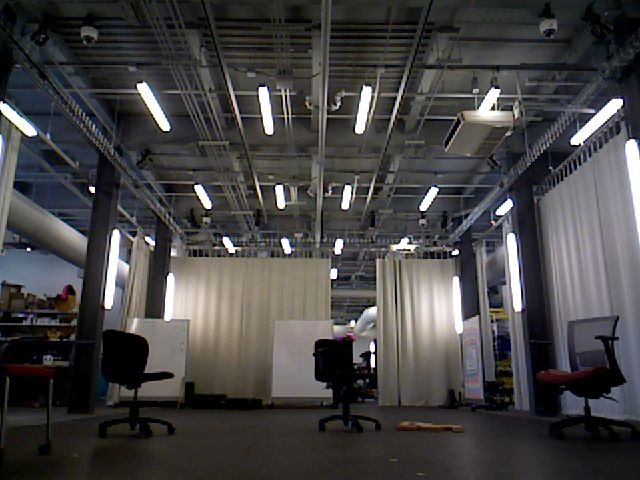
#> input picture Visual_SLAM_3DMap/src/feature_initial/data/test1.jpg, 640 x 480 px
$ python demo_orb_feature_match.py
#> lines starting #> are read from the running program, lines starting #| are printed output that depends on the picture
"""""""""""""""""""""""""""""""""""""""""""""
DESCRIPTION
This file aims to implement feature detection and matching.
It contains RANSAC to deal with outliers problem, image color contrast to deal with dark region feature detection problem.
When execute the code file, you can see a figure on the screen to show the match result before and after image color contrast.
"""""""""""""""""""""""""""""""""""""""""""""

import cv2
import numpy as np
import matplotlib.pyplot as plt

# generate homogeneous coordinate
def gen_pos(matches, img1, img2, kp1, kp2):
    good, pts1, pts2 = [], [], []
    total = len(matches)
    for i in range(total):
        match_cur = matches[i]

        good.append(match_cur)
        pts1.append(kp1[match_cur.queryIdx].pt)
        pts2.append(kp2[match_cur.trainIdx].pt)

    pts1 = np.int32(pts1)
    pts2 = np.int32(pts2)

    pts1 = np.hstack([pts1, np.ones((pts1.shape[0], 1))])
    pts2 = np.hstack([pts2, np.ones((pts2.shape[0], 1))])
    return pts1, pts2


# Estimate fundamental matrix
def FundmentEst(x1, x2):
    total = x1.shape[0]
    A = np.ones((total, 9))
    A[:, 0], A[:, 1], A[:, 2], A[:, 3] = np.einsum('i,i->i', x1[:, 0], x2[:, 0]), np.einsum('i,i->i', x1[:, 1], x2[:, 0]), x2[:, 0], np.einsum('i,i->i', x1[:, 0], x2[:, 1])
    A[:, 4], A[:, 5], A[:, 6], A[:, 7] = np.einsum('i,i->i', x1[:, 1], x2[:, 1]), x2[:, 1], x1[:, 0], x1[:, 1]

    u, d, v = np.linalg.svd(A)
    f = v[8, :]

    F_r = np.zeros((3, 3))
    F_r[0, 0], F_r[0, 1], F_r[0, 2] = f[0], f[1], f[2]
    F_r[1, 0], F_r[1, 1], F_r[1, 2] = f[3], f[4], f[5]
    F_r[2, 0], F_r[2, 1], F_r[2, 2] = f[6], f[7], f[8]

    u, d, v = np.linalg.svd(F_r)
    clean_d = np.array([[d[0], 0, 0], [0, d[1], 0], [0, 0, 0]])

    F = np.einsum('ij, jk, kl->il', u, clean_d, v)
    return F

# RANSAC
def do_RANSAC(matches, im_query, im_train, kp_query, kp_train, pos_query, pos_train, threshold):
    total = len(matches)
    max_vote, opt_F, ind_inlier = 0, np.zeros((3, 3)), 0

    for k in range(10000):
        ind = np.random.randint(0, total, (8,))
        # picked = [matches[i] for i in list(ind)]
        # F = FM.fundamental_Epi(picked, im_query, im_train, kp_query, kp_train, False)

        F = FundmentEst(pos_query[ind], pos_train[ind])
        lines = np.einsum('ji', np.einsum('ij, jk->ik', F, np.einsum('ji', pos_query)))

        error = np.einsum('ij, ij->ij', pos_train, lines)
        sum_error = np.abs(np.sum(error, axis=1)) / np.sqrt(np.square(lines[:, 0]) + np.square(lines[:, 1]))

        vote = np.sum(sum_error < threshold)
        if vote > max_vote:
            max_vote = vote
            ind_inlier = (sum_error < threshold)

            if max_vote > 0.9 * total:
                break

    pos_query_in, pos_train_in = pos_query[ind_inlier], pos_train[ind_inlier]
    opt_F = FundmentEst(pos_query_in, pos_train_in)

    ind = np.arange(0, total)
    matches_good = [matches[i] for i in list(ind[ind_inlier])]

    return matches_good, opt_F, ind_inlier, pos_query_in, pos_train_in


# feature match with original images
def orb_feature_original(im_query, im_train):
    orb = cv2.ORB_create()

    kp_query, des_query = orb.detectAndCompute(im_query, None)
    kp_train, des_train = orb.detectAndCompute(im_train, None)

    # create BFMatcher object
    bf = cv2.BFMatcher(cv2.NORM_HAMMING, crossCheck=True)
    # Match descriptors.
    matches = bf.match(des_query, des_train)

    # Sort them in the order of their distance.
    # matches = sorted(matches, key=lambda x: x.distance)

    # RANSAC
    pos_query, pos_train = gen_pos(matches, im_query, im_train, kp_query, kp_train)
    threshold = 5
    matches_good, opt_F, ind_inlier, pos_query_in, pos_train_in = do_RANSAC(matches, im_query, im_train, kp_query, kp_train, pos_query, pos_train, threshold)

    # match features
    img_match = cv2.drawMatches(im_query, kp_query, im_train, kp_train, matches_good[: 100], flags=2, outImg=1)
    return img_match


# feature match with color contrast images
def orb_feature_ReduceContrast(im_query, im_train):
    # cv2.FastFeatureDetector_create()
    maxIntensity = 255.0 # depends on dtype of image data
    x = np.arange(maxIntensity)

    # Parameters for manipulating image data
    phi = 1
    theta = 1
    # Increase intensity such that
    # dark pixels become much brighter,

    # bright pixels become slightly bright
    # refer: http://stackoverflow.com/questions/39308030/how-do-i-increase-the-contrast-of-an-image-in-python-opencv
    newImage_query = (maxIntensity / phi) * (im_query / (maxIntensity / theta)) ** 0.5
    im_query = np.array(newImage_query, dtype = np.uint8)

    newImage_train = (maxIntensity / phi) * (im_train / (maxIntensity / theta)) ** 0.5
    im_train= np.array(newImage_train, dtype = np.uint8)

    # cv2.imshow('bright', im_query)
    # cv2.waitKey(20000)

    query_hsv = cv2.cvtColor(im_query, cv2.COLOR_BGR2HSV)
    train_hsv = cv2.cvtColor(im_train, cv2.COLOR_BGR2HSV)

    # refer: http://stackoverflow.com/questions/19363293/whats-the-fastest-way-to-increase-color-image-contrast-with-opencv-in-python-c
    query_hsv[:, :, 2] = [[max(pixel - 25, 0) if pixel < 190 else min(pixel + 25, 255) for pixel in row] for row in query_hsv[:, :, 2]]
    # cv2.imshow('contrast', cv2.cvtColor(query_hsv, cv2.COLOR_HSV2BGR))

    train_hsv[:, :, 2] = [[max(pixel - 25, 0) if pixel < 190 else min(pixel + 25, 255) for pixel in row] for row in train_hsv[:, :, 2]]
    # [5 lines of commented-out code are left out]

    im_query = cv2.cvtColor(query_hsv, cv2.COLOR_HSV2BGR)
    im_train = cv2.cvtColor(train_hsv, cv2.COLOR_HSV2BGR)
    orb = cv2.ORB_create(nfeatures = 1000)

    kp_query, des_query = orb.detectAndCompute(im_query, None)
    kp_train, des_train = orb.detectAndCompute(im_train, None)

    # create BFMatcher object
    bf = cv2.BFMatcher(cv2.NORM_HAMMING, crossCheck = True)
    # Match descriptors.
    matches = bf.match(des_query, des_train)

    # RANSAC
    pos_query, pos_train = gen_pos(matches, im_query, im_train, kp_query, kp_train)
    threshold = 5
    matches_good, opt_F, ind_inlier, pos_query_in, pos_train_in = do_RANSAC(matches, im_query, im_train, kp_query, kp_train, pos_query, pos_train, threshold)

    img_match = cv2.drawMatches(im_query, kp_query, im_train, kp_train, matches_good[: 100], flags=2, outImg=1)
    return img_match


if __name__ == '__main__':
    # change the name of images as you want
    im_query = cv2.imread('data/test1.jpg') # query Image
#> im_query is the input picture: shape (480, 640, 3); mean B, G, R 67.8, 67.5, 68.9
    im_train = cv2.imread('data/test2.jpg') # train Image
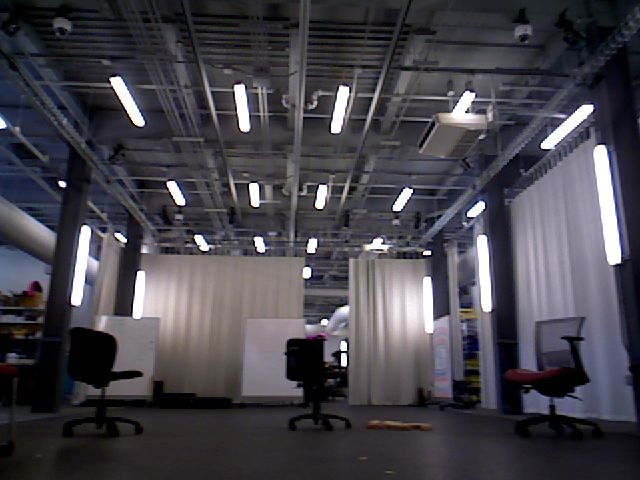
#> input picture Visual_SLAM_3DMap/src/feature_initial/data/test2.jpg, 640 x 480 px
#> im_train is the input picture: shape (480, 640, 3); mean B, G, R 75.1, 67.3, 69.8

    im_ori = orb_feature_original(im_query, im_train)
#> in orb_feature_original, `kp_query, des_query = orb.detectAndCompute(im_query, None)`: kp_query = 500 keypoints; strongest (x, y, size): (94, 190, 37.2), (93, 191, 31), (92, 189, 44.6), (374, 352, 31)
#> in orb_feature_original, `kp_train, des_train = orb.detectAndCompute(im_train, None)`: kp_train = 500 keypoints; strongest (x, y, size): (345, 349, 31), (342, 354, 31), (345, 354, 31), (344, 365, 31)
#> in orb_feature_original, `matches = bf.match(des_query, des_train)`: matches = 322 matches
#> in gen_pos, `total = len(matches)`: total = 322
#> after the loop in gen_pos, `for i in range(total):`: good = 322 matches; pts1 = 322 pairs, first value 35 to 580.3, second value 82.8 to 366; pts2 = 322 pairs, first value 58.8 to 591.6, second value 76.32 to 365
#> in gen_pos, `pts1 = np.int32(pts1)`: pts1 = 322 pairs, first value 35 to 580, second value 82 to 366
#> in gen_pos, `pts2 = np.int32(pts2)`: pts2 = 322 pairs, first value 58 to 591, second value 76 to 365
#> in gen_pos, `pts1 = np.hstack([pts1, np.ones((pts1.shape[0], 1))])`: pts1 = 322 rows, first 8: [571, 143, 1], [409, 243, 1], [230, 252, 1], [93, 191, 1], [437, 190, 1], [458, 252, 1], [453, 253, 1], [195, 187, 1]
#> in gen_pos, `pts2 = np.hstack([pts2, np.ones((pts2.shape[0], 1))])`: pts2 = 322 rows, first 8: [541, 146, 1], [383, 243, 1], [262, 251, 1], [63, 186, 1], [411, 191, 1], [430, 253, 1], [424, 254, 1], [167, 183, 1]
#> in orb_feature_original, `pos_query, pos_train = gen_pos(matches, im_query, im_train, kp_query, ..`: pos_query has the same summary as pts1 in gen_pos; pos_train has the same summary as pts2 in gen_pos
#> in do_RANSAC, `total = len(matches)`: total = 322
#> the loop in do_RANSAC, `for k in range(10000):` made 3 passes
#> (ind, vote, max_vote) on passes 1 to 3: ([172, 47, 117, 192, 251, 195, 9, 211], 37, 37), ([277, 242, 292, 87, 70, 88, 314, 193], 146, 146), ([39, 87, 174, 88, 165, 25, 72, 265], 313, 313)
#> after the loop in do_RANSAC, `for k in range(10000):`: max_vote = 313
#> in do_RANSAC, `pos_query_in, pos_train_in = pos_query[ind_inlier], pos_train[ind_inli..`: pos_query_in = 313 rows, first 8: [571, 143, 1], [409, 243, 1], [93, 191, 1], [437, 190, 1], [458, 252, 1], [453, 253, 1], [195, 187, 1], [90, 187, 1]; pos_train_in = 313 rows, first 8: [541, 146, 1], [383, 243, 1], [63, 186, 1], [411, 191, 1], [430, 253, 1], [424, 254, 1], [167, 183, 1], [58, 182, 1]
#> in do_RANSAC, `opt_F = FundmentEst(pos_query_in, pos_train_in)`: opt_F = [[-3.21e-07, 0.000103, -0.0396], [-0.000104, 1.82e-06, 0.0272], [0.0401, -0.0252, -0.998]]
#> in do_RANSAC, `matches_good = [matches[i] for i in list(ind[ind_inlier])]`: matches_good = 313 matches
#> in orb_feature_original, `img_match = cv2.drawMatches(im_query, kp_query, im_train, kp_train, ma..`:
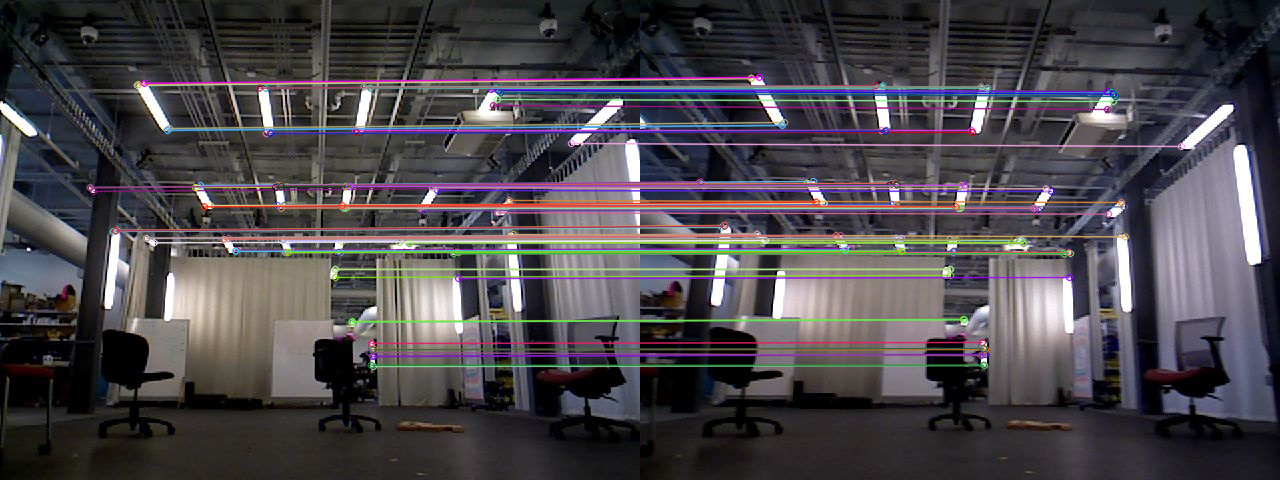
#> img_match: shape (480, 1280, 3); mean B, G, R 75.4, 70.6, 74.6
    im_ReduceCon = orb_feature_ReduceContrast(im_query, im_train)
#> in orb_feature_ReduceContrast, `newImage_query = (maxIntensity / phi) * (im_query / (maxIntensity / th..`:
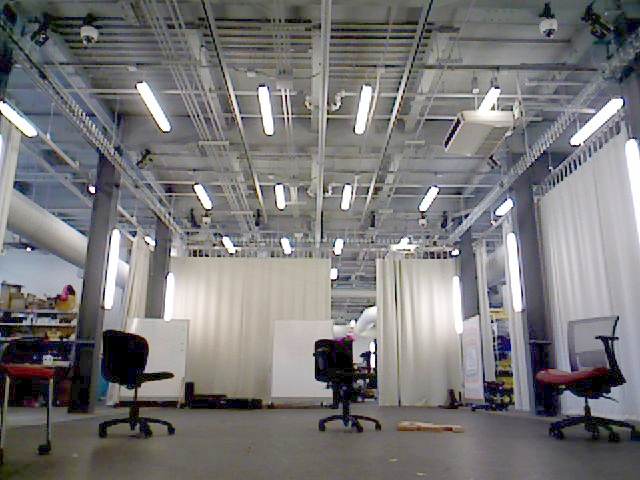
#> newImage_query: shape (480, 640, 3) float64; mean B, G, R 120.7, 120, 121.3
#> in orb_feature_ReduceContrast, `newImage_train = (maxIntensity / phi) * (im_train / (maxIntensity / th..`:
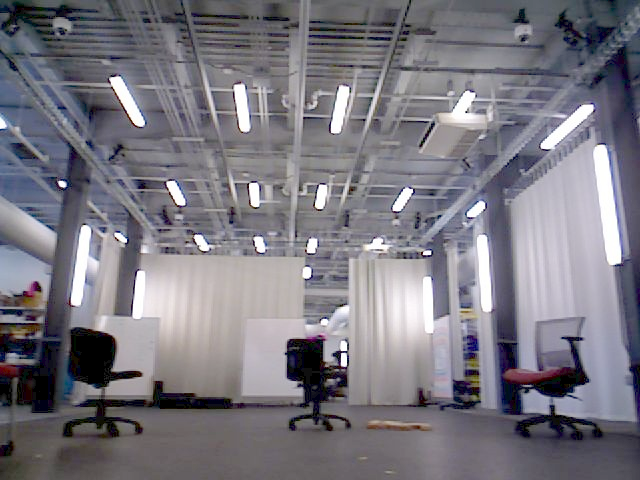
#> newImage_train: shape (480, 640, 3) float64; mean B, G, R 128.7, 120.1, 122.3
#> in orb_feature_ReduceContrast, `query_hsv = cv2.cvtColor(im_query, cv2.COLOR_BGR2HSV)`: query_hsv: shape (480, 640, 3); mean H, S, V 70.9, 33.7, 126
#> in orb_feature_ReduceContrast, `train_hsv = cv2.cvtColor(im_train, cv2.COLOR_BGR2HSV)`: train_hsv: shape (480, 640, 3); mean H, S, V 108.4, 33.6, 130.4
#> in orb_feature_ReduceContrast, `query_hsv[:, :, 2] = [[max(pixel - 25, 0) if pixel < 190 else min(pixe..`: query_hsv: shape (480, 640, 3); mean H, S, V 70.9, 33.7, 106.3
#> in orb_feature_ReduceContrast, `train_hsv[:, :, 2] = [[max(pixel - 25, 0) if pixel < 190 else min(pixe..`: train_hsv: shape (480, 640, 3); mean H, S, V 108.4, 33.6, 111.4
#> in orb_feature_ReduceContrast, `im_query = cv2.cvtColor(query_hsv, cv2.COLOR_HSV2BGR)`:
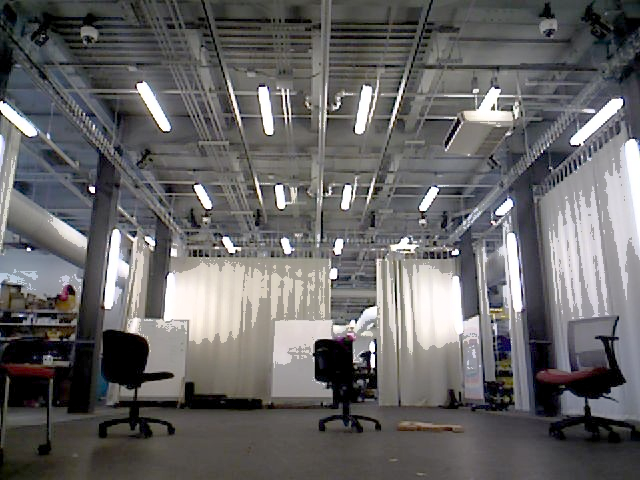
#> im_query: shape (480, 640, 3); mean B, G, R 101.6, 101.2, 102.4
#> in orb_feature_ReduceContrast, `im_train = cv2.cvtColor(train_hsv, cv2.COLOR_HSV2BGR)`:
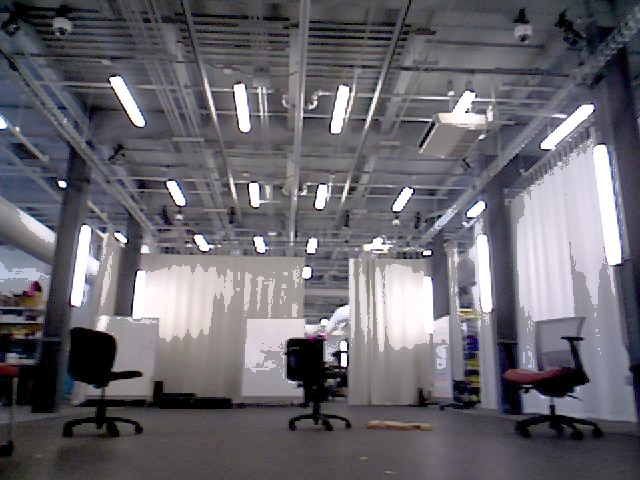
#> im_train: shape (480, 640, 3); mean B, G, R 109.5, 102.5, 104.6
#> in orb_feature_ReduceContrast, `kp_query, des_query = orb.detectAndCompute(im_query, None)`: kp_query = 1000 keypoints; strongest (x, y, size): (93, 191, 31), (92, 191, 37.2), (92, 189, 44.6), (94, 188, 37.2)
#> in orb_feature_ReduceContrast, `kp_train, des_train = orb.detectAndCompute(im_train, None)`: kp_train = 1000 keypoints; strongest (x, y, size): (345, 349, 31), (344, 354, 37.2), (343, 365, 37.2), (345, 354, 31)
#> in orb_feature_ReduceContrast, `matches = bf.match(des_query, des_train)`: matches = 599 matches
#> after the loop in gen_pos (call 2), `for i in range(total):`: pts1 = 599 pairs, first value 84.6 to 593, second value 82 to 393.2; pts2 = 599 pairs, first value 53.57 to 592, second value 75 to 390.7
#> in gen_pos (call 2), `pts1 = np.hstack([pts1, np.ones((pts1.shape[0], 1))])`: pts1 = 599 rows, first 8: [293, 249, 1], [239, 248, 1], [352, 321, 1], [196, 183, 1], [200, 185, 1], [277, 185, 1], [341, 206, 1], [280, 185, 1]
#> in gen_pos (call 2), `pts2 = np.hstack([pts2, np.ones((pts2.shape[0], 1))])`: pts2 = 599 rows, first 8: [267, 248, 1], [212, 246, 1], [323, 319, 1], [169, 178, 1], [172, 181, 1], [169, 178, 1], [315, 205, 1], [255, 183, 1]
#> in orb_feature_ReduceContrast, `pos_query, pos_train = gen_pos(matches, im_query, im_train, kp_query, ..`: pos_query has the same summary as pts1 in gen_pos; pos_train has the same summary as pts2 in gen_pos
#> the loop in do_RANSAC (call 2), `for k in range(10000):` made 1 pass
#> (ind, vote, max_vote) on pass 1: ([115, 431, 448, 99, 177, 147, 423, 288], 573, 573)
#> in do_RANSAC (call 2), `pos_query_in, pos_train_in = pos_query[ind_inlier], pos_train[ind_inli..`: pos_query_in = 573 rows, first 8: [293, 249, 1], [239, 248, 1], [352, 321, 1], [196, 183, 1], [200, 185, 1], [341, 206, 1], [280, 185, 1], [195, 187, 1]; pos_train_in = 573 rows, first 8: [267, 248, 1], [212, 246, 1], [323, 319, 1], [169, 178, 1], [172, 181, 1], [315, 205, 1], [255, 183, 1], [167, 183, 1]
#> in do_RANSAC (call 2), `matches_good = [matches[i] for i in list(ind[ind_inlier])]`: matches_good = 573 matches
#> in orb_feature_ReduceContrast, `matches_good, opt_F, ind_inlier, pos_query_in, pos_train_in = do_RANSA..`: opt_F = [[-3.27e-07, 9.87e-05, -0.0388], [-0.0001, 1.52e-06, 0.0247], [0.0394, -0.0227, -0.998]]
#> in orb_feature_ReduceContrast, `img_match = cv2.drawMatches(im_query, kp_query, im_train, kp_train, ma..`:
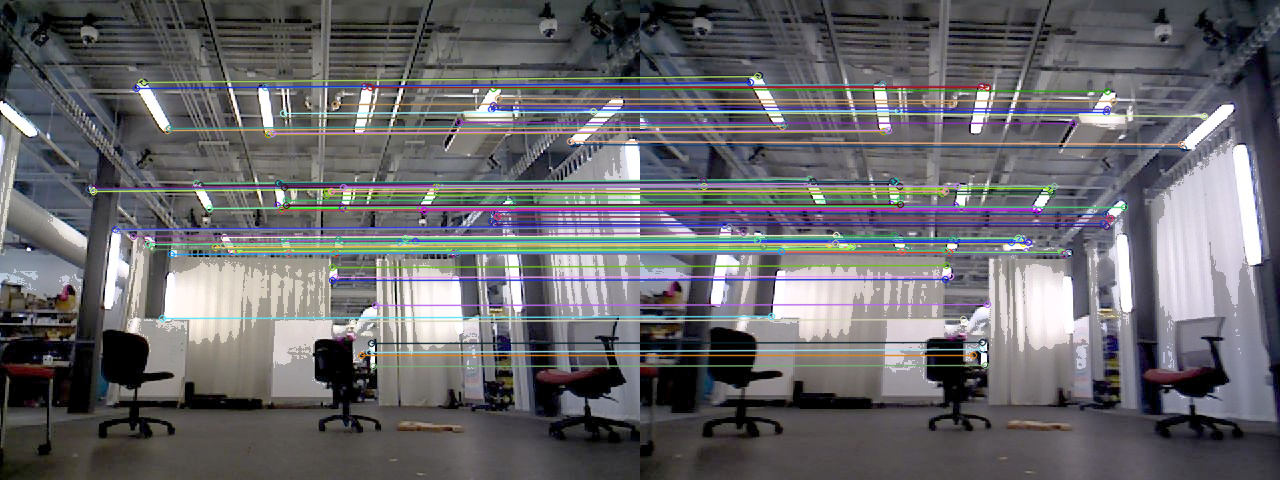
#> img_match: shape (480, 1280, 3); mean B, G, R 106.7, 103, 103.7

    # Three subplots sharing both x/y axes
    f, (ax1, ax2) = plt.subplots(2, 1, figsize = (8, 8))
    ax1.imshow(im_ori)
    ax1.set_title('Feature Match Result Before Image Contrast')

    ax2.imshow(im_ReduceCon)
    ax2.set_title('Feature Match Result After Image Contrast')
    plt.show()
#> figure, not shown here; B, G, R data is drawn as R, G, B
